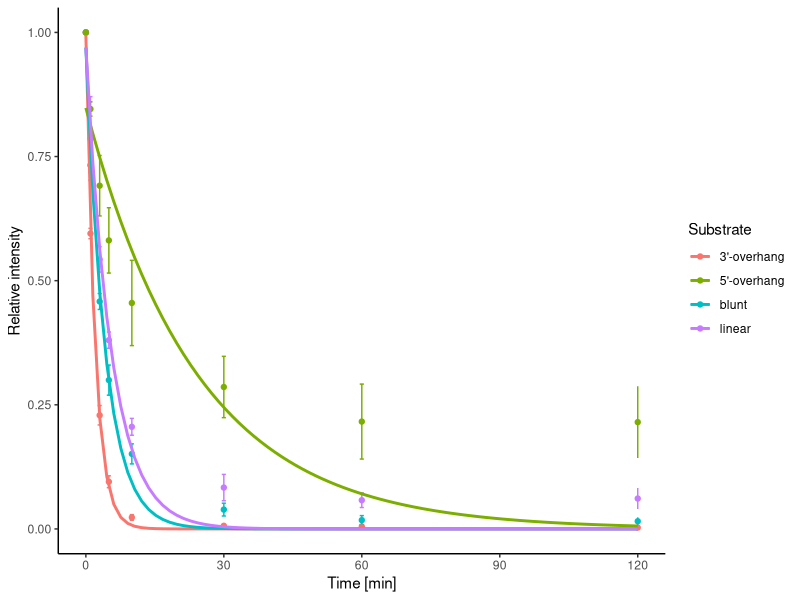

R code for this plot:
# Load packages

library(tidyverse)
library(dplyr)
library(reshape2)
library(reshape)
library(ggplot2)
library(gplots)
library(RColorBrewer)
library(pheatmap)
library(stringr)
library(readxl)


# Import data for decapping

df_import <- as.data.frame(read_excel("Quantification_Kinetics.xlsx", sheet = "Data_for_plot"))


# Convert Columns to numeric

df_import$time <- as.numeric(as.character(df_import$Time))
df_import$Mean <- as.numeric(as.character(df_import$Mean))
df_import$SD <- as.numeric(as.character(df_import$SD))


# Group by Enzyme and fit GLMs
fit_results <- df_import %>%
  group_by(Substrate) %>%
  summarize(
    model = list(glm(Mean ~ time, family = gaussian(link = 'log')))
  ) %>%
  mutate(
    coefficients = lapply(model, coef),
    equations = sapply(coefficients, function(coef) {
      paste0("log(y) = ", round(coef[1], 3), " + ", round(coef[2], 3), " * x")
    })
  )

# View the equations
print(paste0("3'-overhang: ", as.character(fit_results$equations[1])))
print(paste0("Blunt: ", as.character(fit_results$equations[2])))
print(paste0("Linear: ", as.character(fit_results$equations[3])))
print(paste0("5'-overhang: ", as.character(fit_results$equations[4])))

# Base plot
p <- ggplot(df_import, aes(x = time, y = Mean, color = Substrate)) +
  geom_point() +
  geom_errorbar(aes(ymin = Mean - SD, ymax = Mean + SD)) +
  scale_x_continuous(limits = c(0, 120), breaks = c(0, 30, 60, 90, 120)) +
  theme_classic() +
  ylab("Relative intensity") +
  xlab("Time [min]") +
  geom_smooth(method = 'glm', formula = y ~ x, method.args = list(family = gaussian(link = 'log')), se = FALSE)

# Add equations to the plot as annotations
p
